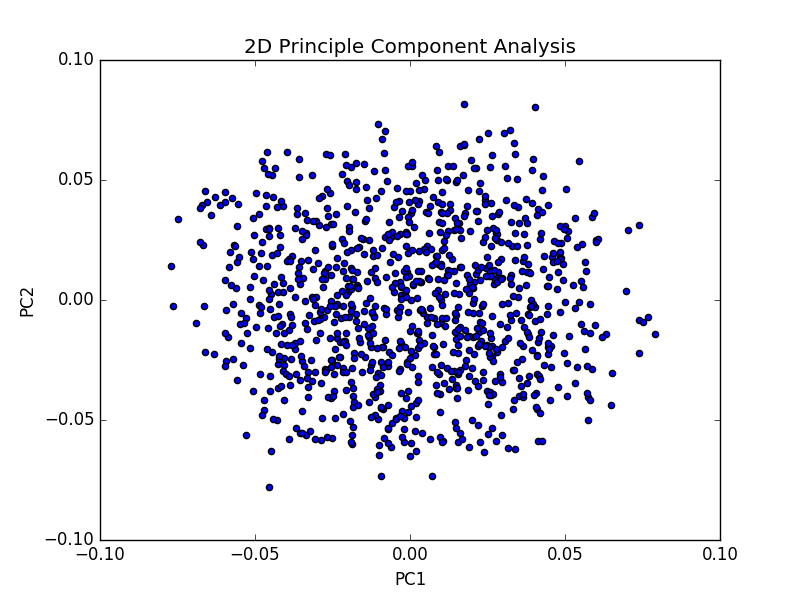

Python code for this plot:
#!/usr/bin/env python

import sys
import matplotlib.pyplot as plt

myfile=open(sys.argv[1])

x = []
y = []

while True:
    line = myfile.readline().rstrip("\r\n")
    if line == "":
        break
    if line.startswith("#"):
        continue
    
    fields=line.split(" ")
    #print fields
    x.append(fields[2])
    y.append(fields[3])
    
plt.scatter(x,y)
plt.xlabel("PC1")
plt.ylabel("PC2")
plt.title("2D Principle Component Analysis")
#plt.show()
plt.savefig("PCA.png")